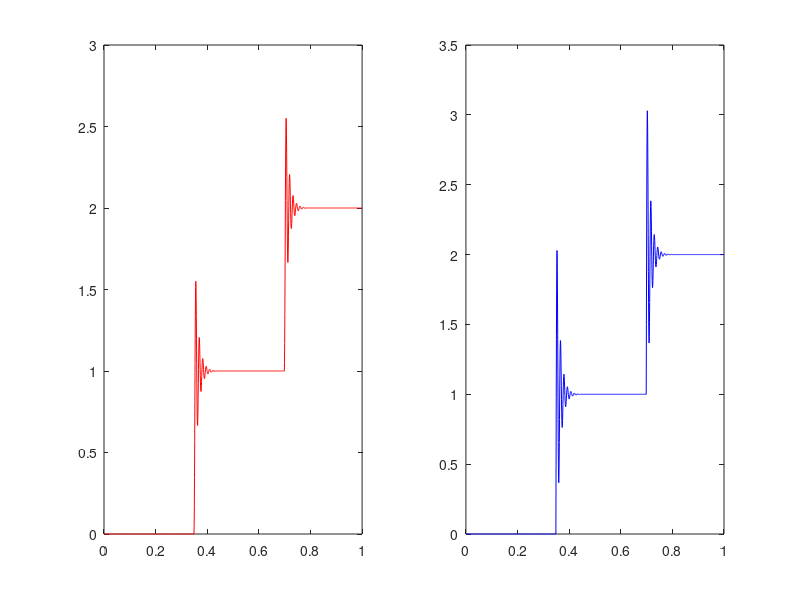

The MATLAB source for this figure:
%% 2 x RC circuit proportional control

R=15e3;
C=100e-9;
R1=15e3;
C2=100e-9;
dt=700e-6;
alpha=dt/(R*C+dt);
t=0:dt:1;
y=zeros(1,length(t));
u=zeros(1,length(t));
y2=zeros(1,length(t));
u2=zeros(1,length(t));
setpoint=[0 1 2 3 0]; Kp=0.5;
m=1;
for k=2:length(t)
    if mod(k,500)==0
        m=m+1;
    end
    error=(setpoint(m)-y2(k-1));
    u(k)=u(k-1)+Kp*error;
    if u(k)>3.3
        u(k)=3.3;
    end
    if u(k)<0
        u(k)=0;
    end
    %% DAC
    %u(k)=u(k)*4096/3.3;
    %% process
    y(k)=alpha*u(k)+(1-alpha)*y(k-1);
    y2(k)=alpha*y(k)+(1-alpha)*y2(k-1);

    if y2(k)>3.3
        y2(k)=3.3;
    end
    if y2(k)<0
        y2(k)=0;
    end
end

subplot(1,2,1)
plot(t,y2,"Color",'r')
subplot(1,2,2)
plot(t,u,"Color",'b')
